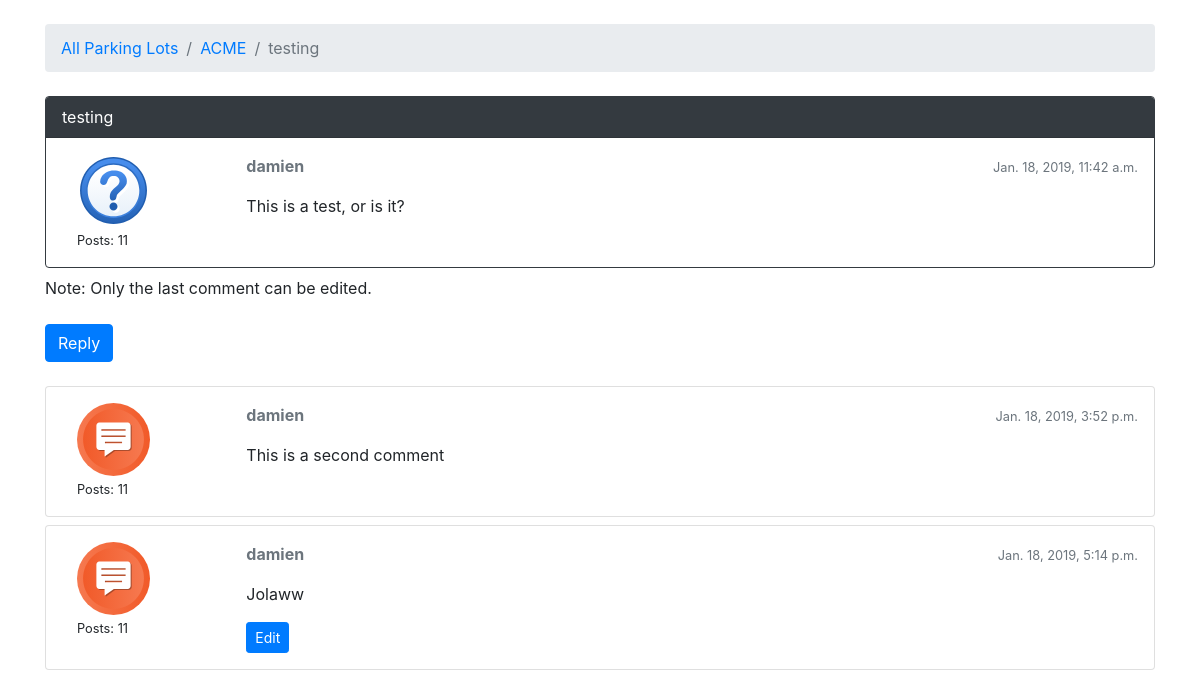
/lots/acme/questions/1/, run on an earlier commit of the app's database.
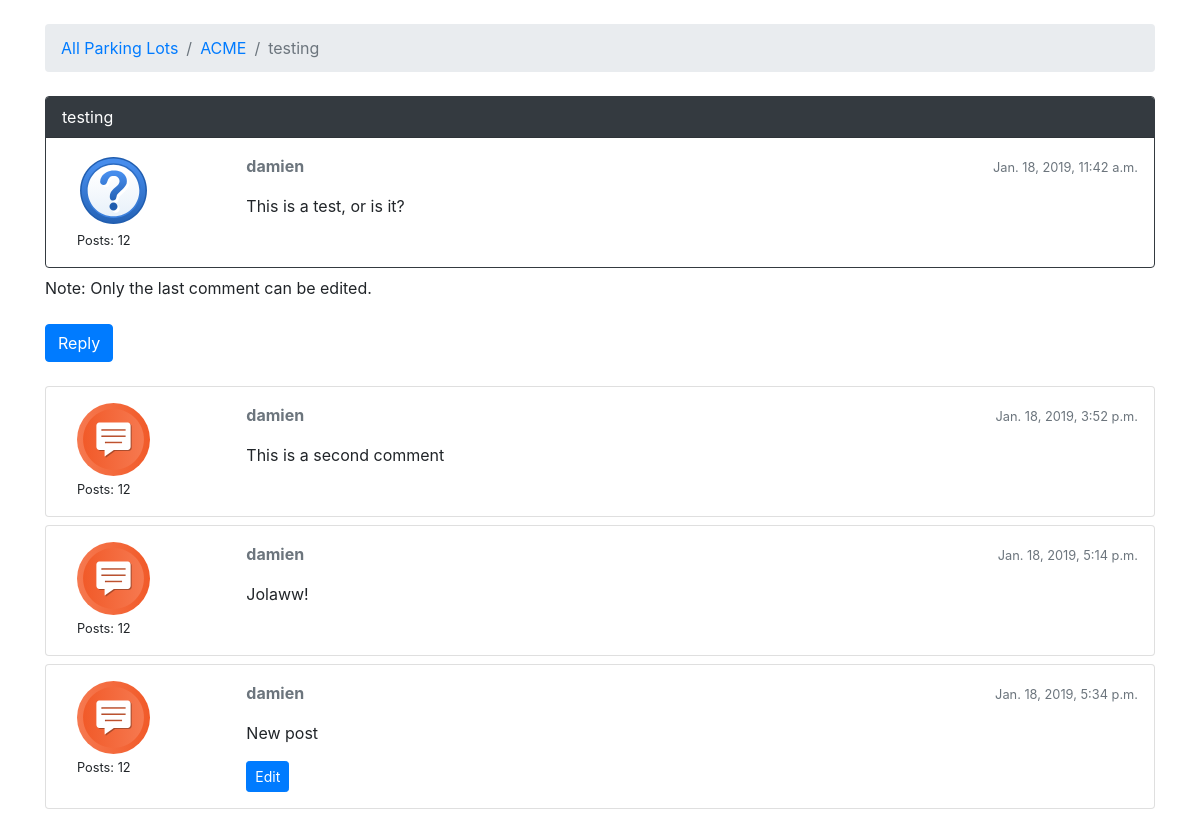
And on a later commit of the database.
### lot/models.py (models this page shows, shortened)
class Question(models.Model):
    subject = models.CharField(max_length=255)
    last_updated = models.DateTimeField(auto_now_add=True)
    lot = models.ForeignKey(Lot, related_name='questions',
                            on_delete=models.CASCADE)
    starter = models.ForeignKey(User, related_name='questions',
                                on_delete=models.CASCADE)
    views = models.PositiveIntegerField(default=0)
    def get_first_post(self):
        return (Post.objects.filter(question=self)
                .order_by('created_at')
                .first())

class Lot(models.Model):
    group_name = models.CharField(max_length=30, unique=True)
    description = models.CharField(max_length=100)
    location = models.CharField(max_length=100)
    start_date = models.DateField(null=True)
    end_date = models.DateField(null=True)
    slug = models.SlugField(unique=True)
    timezone = models.CharField(max_length=100, choices=TIMEZONE_CHOICES,
                                default='America/Los_Angeles')

class Post(models.Model):
    message = models.TextField(max_length=4000)
    question = models.ForeignKey(Question, related_name='posts',
                                 on_delete=models.CASCADE)
    created_at = models.DateTimeField(auto_now_add=True)
    updated_at = models.DateTimeField(null=True)
    created_by = models.ForeignKey(User, related_name='posts',
                                   on_delete=models.CASCADE)
    updated_by = models.ForeignKey(User, null=True, related_name='+',
                                   on_delete=models.CASCADE)
    def get_message_as_markdown(self):
        return mark_safe(markdown(self.message, safe_mode='escape'))

### lot/views.py (the view)
class PostListView(ListView):
    model = Post
    context_object_name = 'posts'
    template_name = 'comments_on_question.html'
    def get_context_data(self, **kwargs):
        session_key = f'viewed_question_{self.question.pk}'
        if not self.request.session.get(session_key, False):
            self.question.views += 1
            self.question.save()
            self.request.session[session_key] = True
        kwargs['question'] = self.question
        return super().get_context_data(**kwargs)
    def get_queryset(self):
        self.question = get_object_or_404(Question,
                                          lot__slug=self.kwargs.get('lot_id'),
                                          pk=self.kwargs.get('question_pk'))
        queryset = self.question.posts.order_by('created_at')
        return queryset

### templates/comments_on_question.html (shortened to what this page needs)
{% extends 'base.html' %}
{% load static %}
{% load tz %}
{% block breadcrumb %}
<li class="breadcrumb-item"><a href="{% url 'list_lots' %}">All Parking Lots</a></li>
<li class="breadcrumb-item"><a href="{% url 'list_questions' question.lot.slug %}">{{ question.lot.group_name }}</a></li>
<li class="breadcrumb-item active">{{ question.subject }}</li>
{% endblock %}
{% block content %}
{% timezone question.lot.timezone %}
{% with post=question.get_first_post %}
<div class="card mb-2 border-dark">
    <div class="card-header text-white bg-dark py-2 px-3">
        {{question.subject}}
    </div>
    <div class="card-body p-3">
        <div class="row">
            <div class="col-2">
                <div class="col-8">
                    <img src="{% static 'img/question_icon.svg' %}" alt="{{post.created_by.username}}" class="w-100">
                </div>
                <div class="col-12">
                    <small>Posts: {{ post.created_by.posts.count }} </small>
                </div>
            </div>
            <div class="col-10">
                <div class="row mb-3">
                    <div class="col-6">
                        <strong class="text-muted">{{ post.created_by.username }} </strong>
                    </div>
                    <div class="col-6 text-right">
                        <small class="text-muted">{{ post.created_at }}</small>
                    </div>
                </div>
                {{ post.get_message_as_markdown }}
            </div>
        </div>
    </div>
</div>
{% endwith %}
Note: Only the last comment can be edited.<br/><br/>
<div class='mb-4'>
    <a href="{% url 'post_comment' question.lot.slug question.pk %}" class="btn btn-primary" role="button">Reply</a>
</div>
{% for post in question.posts.all|slice:"1:" %}
<div class="card mb-2">
    <div class="card-body p-3">
        <div class="row">
            <div class="col-2">
                <div class="col-8">
                    <img src="{% static 'img/comment_icon.svg' %}" alt="{{post.created_by.username}}" class="w-100">
                </div>
                <div class="col-12">
                    <small>Posts: {{ post.created_by.posts.count }}</small>
                </div>
            </div>
            <div class="col-10">
                <div class="row mb-3">
                    <div class="col-6">
                        <strong class="text-muted">{{ post.created_by.username}} </strong>
                    </div>
                    <div class="col-6 text-right">
                        <small class="text-muted">{{ post.created_at }}</small>
                    </div>
                </div>
                {{ post.get_message_as_markdown }}
                {% if forloop.last %}
                <div class="mt-3">
                    <a href="{% url 'edit_comment' post.question.lot.slug post.question.pk post.pk %}"
                       class="btn btn-primary btn-sm" role="button">Edit</a>
                </div>
                {% endif %}
            </div>
        </div>
    </div>
</div>
{% endfor %}
{% endtimezone %}
{% endblock %}

### templates/base.html (shortened to what this page needs)
{% load static %}<!DOCTYPE html>
<html>
  <head>
    <link rel="stylesheet" href="{% static 'css/bootstrap.min.css' %}">
  </head>
  <body>
    <div class="container">
      <ol class="breadcrumb my-4">
        {% block breadcrumb %}
        {% endblock %}
      </ol>
      {% block content %}
      {% endblock %}
    </div>
  </body>
</html>

What changed in the data, as far as the page shows it:
computed for Post "This is a test, or is it?": created_by.posts.count "11" → "12"
computed for Post "This is a second comment": created_by.posts.count "11" → "12"
changed Post: created_by.posts.count "11" → "12"; get_message_as_markdown "Jolaww" → "Jolaww!"; no longer shows "Edit"
added Post: created_by.posts.count "12", created_by.username "damien", created_at "Jan. 18, 2019, 5:34 p.m.", get_message_as_markdown "New post", shows "Edit"
